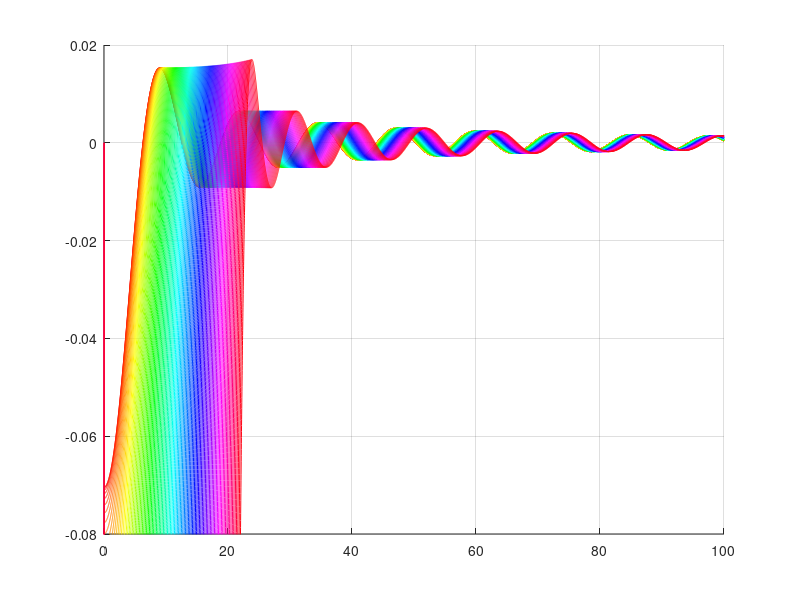

Recreate this plot in MATLAB.
close all; clear all; clc;
n_hiral=10;
m_hiral=10;
r_tybe=sqrt(3)/pi*sqrt(n_hiral^2+m_hiral^2+n_hiral*m_hiral)/2;
r_1=r_tybe-0.5;
r_2=r_1+0.5;
m_e=1/2;
h_Plank=1;
E=10^7;
translationT=sqrt(3);
N_s=100;
M_s=100;
% k_c_s=linspace(-2*pi/translationT,2*pi/translationT,256);
ks=linspace(0,100,10000);
J=@(m,x)(besselj(m,x));
Y=@(m,x)((J(m,x)*cos(pi*m)-J(-m,x))/sin(pi*m));

K_rho=@(n,k_c)(sqrt(2*m_e/h_Plank^2*E-(2*pi/translationT*n+k_c).^2));
besselDifference=@(n,m,k_c)(besselj(m,K_rho(n,k_c)*r_2)*bessely(m,K_rho(n,k_c)*r_1)-...
                            besselj(m,K_rho(n,k_c)*r_1)*bessely(m,K_rho(n,k_c)*r_2));
besselDifference_=@(m,k_c)(besselj(m,k_c*r_2).*bessely(m,k_c*r_1)-...
                           besselj(m,k_c*r_1).*bessely(m,k_c*r_2));

                         
                         
                         
                         
figure(1);
differense=zeros(100,size(ks,2));
hold on;
m=100;
col=hsv(m+1);
for i=0:m
plot(ks,besselDifference_(i,ks),'Color',col(i+1,:))
end     
grid on;
hold off;
ylim([-0.08 0.02]);
% imagesc(differense);
% colorbar;
% besselDifference=@(n,m,k_c)(bessely(m,r_1*K_rho(n,k_c)));
% k_c_s=linspace(-2*pi/translationT,2*pi/translationT,1000);
% k_c_y=linspace(0.1,2*pi/translationT,1000);
% 
% figure(1)
% subplot(1,2,1)
% hold on;
% for i=0:5
%     plot(k_c_y,bessely(i,20*k_c_y));
% end
% 
% grid on;
% hold off;
% % axis equal;
% 
% subplot(1,2,2)
% hold on;
% for i=0:5
%     plot(k_c_s,J(i,5*k_c_s));
% end
% grid on;
% hold off;
% axis equal;




% besselDifferenceMap=zeros(N_s+1,M_s+1,length(k_c_s));
% 
% for i=0:N_s
%     for j=0:M_s
%         for k=1:length(k_c_s)
% %             besselDifferenceMap(i+1,j+1,k)=K_rho(i,k_c_s(k));%besselDifference(i,j,k_c_s(k));
%             besselDifferenceMap(i+1,j+1,k)=besselDifference(i,j,k_c_s(k))^2 ;
%         end
%     end
% end

%  writeGif('besselsDiff.gif',besselDifferenceMap,1/30);
% figure(1)
% square=sqrt(length(k_c_s));
% for i=1:length(k_c_s)
% subplot(square,square,i);
% title(['K_c = ',num2str(k_c_s(i))])
% imagesc(real(besselDifferenceMap(:,:,i)));
% colorbar;
% colormap hot;
% end
% 
% 
% figure(2)
% square=sqrt(length(k_c_s));
% for i=1:length(k_c_s)
% subplot(square,square,i);
% title(['K_c = ',num2str(k_c_s(i))])
% imagesc(imag(besselDifferenceMap(:,:,i)));
% colorbar;
% colormap winter;
% end